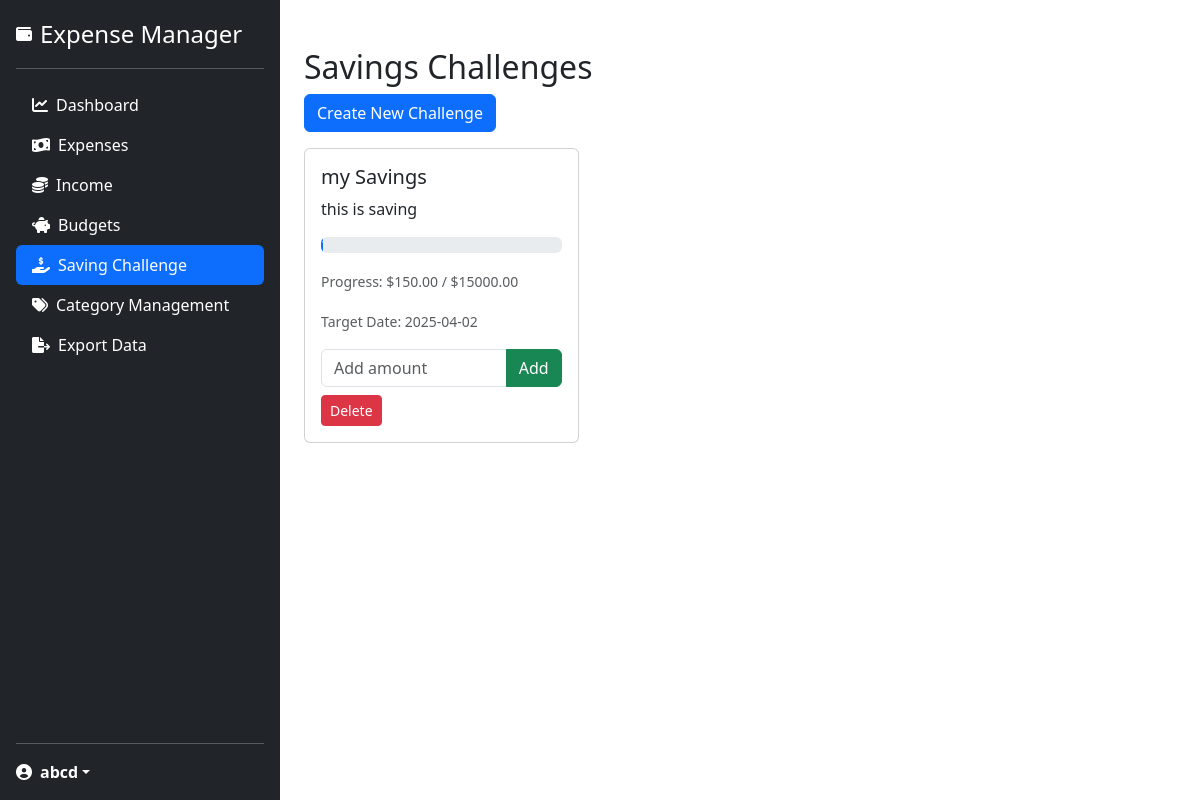
The app's page /savings/savings (signed in) with its own data.
### models.py (models this page shows, shortened)
class User(UserMixin, db.Model):
    id = db.Column(db.Integer, primary_key=True)
    username = db.Column(db.String(80), unique=True, nullable=False)
    email = db.Column(db.String(120), unique=True, nullable=False)
    password_hash = db.Column(db.String(128))
    expenses = db.relationship('Expense', backref='user', lazy=True)
    expense_categories = db.relationship('ExpenseCategory', backref='user', lazy=True)
    incomes = db.relationship('Income', backref='user', lazy=True)
    budgets = db.relationship('Budget', backref='user', lazy=True)
    savings_challenges = db.relationship('SavingsChallenge', backref='user', lazy=True)
    recurring_expenses = db.relationship('RecurringExpense', backref='user', lazy=True)
    expense_streaks = db.relationship('ExpenseStreak', backref='user', lazy=True)

class SavingsChallenge(db.Model):
    id = db.Column(db.Integer, primary_key=True)
    title = db.Column(db.String(100), nullable=False)
    target_amount = db.Column(db.Float, nullable=False)
    current_amount = db.Column(db.Float, default=0)
    start_date = db.Column(db.DateTime, nullable=False, default=datetime.utcnow)
    end_date = db.Column(db.DateTime, nullable=False)
    description = db.Column(db.String(200))
    completed = db.Column(db.Boolean, default=False)
    streak_days = db.Column(db.Integer, default=0)  # Track consecutive days of saving
    last_contribution_date = db.Column(db.DateTime)  # Track last contribution date
    user_id = db.Column(db.Integer, db.ForeignKey('user.id'), nullable=False)

### savings.py (the view)
@savings.route('/savings')
@login_required
def list_challenges():
    challenges = SavingsChallenge.query.filter_by(user_id=current_user.id).all()
    return render_template('savings/list.html', challenges=challenges)

### app.py (called while the page is built)
@login_manager.user_loader
def load_user(user_id):
    return User.query.get(int(user_id))

### templates/savings/list.html (shortened to what this page needs)
{% extends "base.html" %}
{% block content %}
<div class="container mt-4">
    <h2>Savings Challenges</h2>
    <a href="{{ url_for('savings.add_challenge') }}" class="btn btn-primary mb-3">Create New Challenge</a>
    <div class="row">
        {% for challenge in challenges %}
        <div class="col-md-4 mb-4">
            <div class="card">
                <div class="card-body">
                    <h5 class="card-title">{{ challenge.title }}</h5>
                    <p class="card-text">{{ challenge.description }}</p>
                    <div class="progress mb-3">
                        {% set progress = (challenge.current_amount / challenge.target_amount * 100)|round|int %}
                        <div class="progress-bar" role="progressbar" style="width: {{ progress }}%"
                             aria-valuenow="{{ progress }}" aria-valuemin="0" aria-valuemax="100">
                        </div>
                    </div>
                    <p class="card-text">
                        <small class="text-muted">
                            Progress: ${{ "%.2f"|format(challenge.current_amount) }} / ${{ "%.2f"|format(challenge.target_amount) }}
                        </small>
                    </p>
                    <p class="card-text">
                        <small class="text-muted">
                            Target Date: {{ challenge.end_date.strftime('%Y-%m-%d') }}
                        </small>
                    </p>
                    {% if not challenge.completed %}
                    <form action="{{ url_for('savings.update_challenge', id=challenge.id) }}" method="post" class="mb-2">
                        <div class="input-group">
                            <input type="number" step="0.01" name="amount" class="form-control" placeholder="Add amount">
                            <button type="submit" class="btn btn-success">Add</button>
                        </div>
                    </form>
                    {% else %}
                    <div class="alert alert-success mb-2">Challenge Completed! 🎉</div>
                    {% endif %}
                    <a href="{{ url_for('savings.delete_challenge', id=challenge.id) }}"
                       class="btn btn-danger btn-sm"
                       onclick="return confirm('Are you sure you want to delete this challenge?')">
                        Delete
                    </a>
                </div>
            </div>
        </div>
        {% endfor %}
    </div>
</div>
{% endblock %}

### templates/base.html (shortened to what this page needs)
<!DOCTYPE html>
<html lang="en">
<head>
    <link href="https://cdn.jsdelivr.net/npm/bootstrap@5.3.0/dist/css/bootstrap.min.css" rel="stylesheet">
    <link href="https://cdnjs.cloudflare.com/ajax/libs/font-awesome/6.0.0/css/all.min.css" rel="stylesheet">
</head>
<body>
    <div class="d-flex">
        {% if current_user.is_authenticated %}
        <div class="d-flex flex-column flex-shrink-0 p-3 text-white bg-dark" style="width: 280px; min-height: 100vh;">
            <a href="{{ url_for('index') }}" class="d-flex align-items-center mb-3 mb-md-0 me-md-auto text-white text-decoration-none">
                <i class="fas fa-wallet me-2"></i>
                <span class="fs-4">Expense Manager</span>
            </a>
            <hr>
            <ul class="nav nav-pills flex-column mb-auto">
                <li class="nav-item">
                    <a href="{{ url_for('dashboard') }}" class="nav-link text-white {{ 'active' if request.endpoint == 'dashboard' }}">
                        <i class="fas fa-chart-line me-2"></i>Dashboard
                    </a>
                </li>
                <li>
                    <a href="{{ url_for('expenses.list_expenses') }}" class="nav-link text-white {{ 'active' if request.endpoint.startswith('expenses.') }}">
                        <i class="fas fa-money-bill-wave me-2"></i>Expenses
                    </a>
                </li>
                <li>
                    <a href="{{ url_for('incomes.list_incomes') }}" class="nav-link text-white {{ 'active' if request.endpoint.startswith('incomes.') }}">
                        <i class="fas fa-coins me-2"></i>Income
                    </a>
                </li>
                <li>
                    <a href="{{ url_for('budgets.list_budgets') }}" class="nav-link text-white {{ 'active' if request.endpoint.startswith('budgets.') }}">
                        <i class="fas fa-piggy-bank me-2"></i>Budgets
                    </a>
                </li>
                <li>
                    <a href="{{ url_for('savings.list_challenges') }}" class="nav-link text-white {{ 'active' if request.endpoint.startswith('savings.') }}">
                        <i class="fas fa-hand-holding-usd me-2"></i>Saving Challenge
                    </a>
                </li>
                <li>
                    <a href="{{ url_for('categories.list_categories') }}" class="nav-link text-white {{ 'active' if request.endpoint.startswith('categories.') }}">
                        <i class="fas fa-tags me-2"></i>Category Management
                    </a>
                </li>
                <li>
                    <a href="{{ url_for('export_data.export_interface') }}" class="nav-link text-white {{ 'active' if request.endpoint.startswith('export_data.') }}">
                        <i class="fas fa-file-export me-2"></i>Export Data
                    </a>
                </li>
            </ul>
            <hr>
            <div class="dropdown">
                <a href="{{ url_for('auth.profile') }}" class="d-flex align-items-center text-white text-decoration-none dropdown-toggle" id="dropdownUser1" data-bs-toggle="dropdown" aria-expanded="false">
                    <i class="fas fa-user-circle me-2"></i>
                    <strong>{{ current_user.username }}</strong>
                </a>
            </div>
        </div>
        {% endif %}
        <div class="flex-grow-1">
            <div class="container py-4">
        {% block content %}{% endblock %}
    </div>
</body>
</html>

### records on screen
User: username "abcd"
SavingsChallenge: title "my Savings", description "this is saving", {{ progress }} 1 (drawn), current_amount "150.00", target_amount "15000.00", end_date "2025-04-02"
